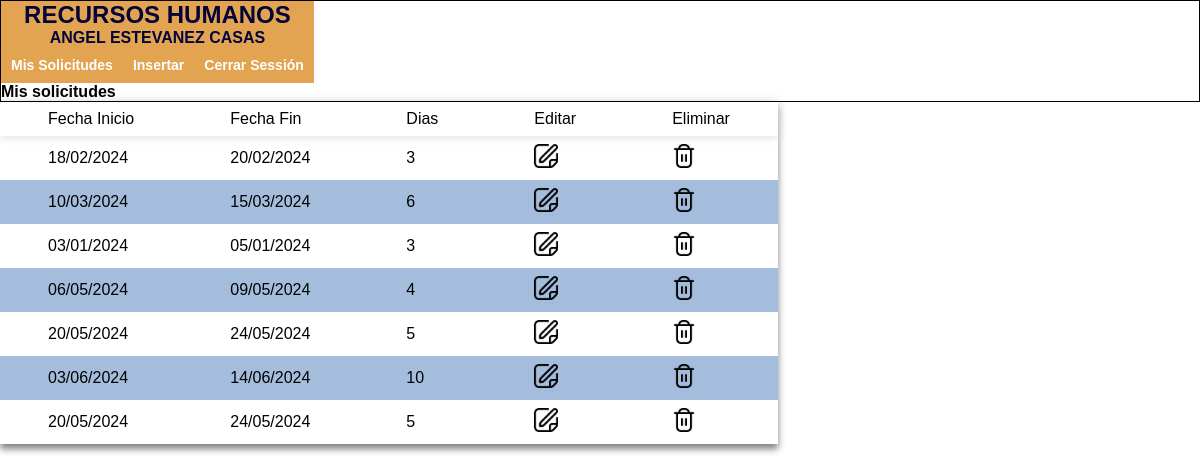
The app's page /apps/misSolicitudes.php (signed in) with its own data.
### tables this page shows
CREATE TABLE IF NOT EXISTS `personal` (
  `idPersonal` int(11) NOT NULL AUTO_INCREMENT,
  `apellidos` varchar(45) NOT NULL,
  `nombre` varchar(20) NOT NULL,
  `fecNac` date NOT NULL,
  `idCategoria` int(11) NOT NULL,
  PRIMARY KEY (`idPersonal`),
  KEY `fk_Personal_Categoria1` (`idCategoria`),
  CONSTRAINT `fk_Personal_Categoria1` FOREIGN KEY (`idCategoria`) REFERENCES `categoria` (`idCategoria`) ON DELETE NO ACTION ON UPDATE NO ACTION
);

CREATE TABLE IF NOT EXISTS `solicitud` (
  `idSolicitud` int(11) NOT NULL AUTO_INCREMENT,
  `fecSolicitud` date NOT NULL,
  `fecInicial` date NOT NULL,
  `fecFinal` date NOT NULL,
  `diasSolicitados` int(11) NOT NULL,
  `autorizado` tinyint(4) DEFAULT 0,
  `sustituto` tinyint(4) DEFAULT 0,
  `idPersonal` int(11) NOT NULL,
  PRIMARY KEY (`idSolicitud`),
  KEY `fk_Solicitudes_Personal1` (`idPersonal`),
  CONSTRAINT `fk_Solicitudes_Personal1` FOREIGN KEY (`idPersonal`) REFERENCES `personal` (`idPersonal`) ON DELETE NO ACTION ON UPDATE NO ACTION
);

### recursos/funciones.php (called while the page is built, shortened)
<?php
   function MostrarFecha ($Fecha)
   {
	   $dia=substr($Fecha, 8, 2);
	   $mes=substr($Fecha, 5, 2);
	   $ano=substr($Fecha, 0, 4);
	   $Fecha=$dia."/".$mes."/".$ano;
	   return $Fecha;
   }
?>

### apps/misSolicitudes.php (the view, shortened to what this page needs)
<?php session_start();
  include("../recursos/funciones.php");
?>
<!DOCTYPE html>
<html lang="es">
<head>
	<link rel="stylesheet" href="../recursos/estilos.css">
</head>
<body>
<div class="container">
  <div class="fila">
	  <div class="col-lg-12 col-md-12 col-sm-12 col-xs-12" style="font-weight:bold">
        <?php include("menu.php");?>
		<p>Mis solicitudes</p>
      </div>
  </div>
  <div class="rwd">
	<table class="rwd_auto">
		<thead>
			<tr>
				<td>Fecha Inicio</td><td>Fecha Fin</td><td>Dias</td><td>Editar</td><td>Eliminar</td>
			</tr>
		</thead>
		<?php
			include("../recursos/con_mysql.php");
			$sql="select s.idSolicitud, s.idPersonal, s.fecInicial, s.fecFinal, s.diasSolicitados from solicitud s where s.idPersonal=".$_SESSION['idPersonal'];
			$tabla=$db->query($sql);
			echo "<tbody>";
			while ( $registro=$tabla->fetch_assoc() ) {
				echo "<tr><td>".MostrarFecha($registro["fecInicial"])."</td><td>".MostrarFecha($registro["fecFinal"])."</td><td>".$registro["diasSolicitados"]."</td>";
				echo "<td><a href='editarSolicitud.php?id=".$registro["idSolicitud"]."'><img src='../img/iconos/editar.png' width=24px></a></td>";
				echo "<td><a href='misSolicitudes.php?id=".$registro["idSolicitud"]."' onclick='return confirmar()'><img src='../img/iconos/eliminar.png' width=24px></a></td></tr>";
			}
			echo "</tbody>";
		?>
	</table>
  </div>
</div>
</body>
</html>

### apps/menu.php (shortened to what this page needs)
<!DOCTYPE html>
<html lang="es">
<head>
	<link rel="stylesheet" href="../recursos/estilos.css">
</head>
<body>
  <div class="container">
    <header>
        <h2>RECURSOS HUMANOS</h2>
        <?php include('../recursos/con_mysql.php');
            $sql="SELECT nombre, apellidos FROM personal where idPersonal=".$_SESSION['idPersonal'];
            $tabla= $db->query($sql);
            $rows=$tabla->fetch_assoc();
            echo "<p>".$rows["nombre"].' '.$rows["apellidos"];
        ?>
        <nav>
            <?php
                if ($_SESSION['acceso']==1) {
                 echo "<ul>";
                   echo "<li><a href='misSolicitudes.php'>Mis Solicitudes</a></li>";
                   echo "<li><a href='insertarSolicitud.php'>Insertar</a></li>";
                }
                elseif ($_SESSION['acceso']==2) {
                    echo "<ul>";
                        echo "<li><a href='misSolicitudes.php'>Mis Solicitudes</a></li>";
                        echo "<li><a href='insertarSolicitud.php'>Insertar</a></li>";
                        echo "<li><a href='autorizadas.php'>Solicitudes Autorizadas</a></li>";
                }
                elseif ($_SESSION['acceso']==3) {
                    echo "<ul>";
                        echo "<li><a href='pendientes.php'>Solicitudes Pendientes</a></li>";
                        echo "<li><a href='sustituciones.php'>Sustituciones</a></li>";
                        echo "<li><a href='explotacion.php'>Informes</a></li>";
                }
                echo "<li><a href='../cerrarSesion.php'>Cerrar Sessión</a></li>";
                echo "</ul>";
            ?>
        </nav>
    </header>
  </div>
</body>
</html>

### recursos/estilos.css (style rules this page uses)
* { margin:0px; padding:0px; list-style: none; text-decoration: none; font-family: sans-serif; box-sizing: border-box; }
.container { position:relative; margin:auto; width:100%; height: auto; DISPLAY: FLEX; FLEX-WRAP: WRAP; }
.fila { position:relative; margin:auto; width:100%; height: auto; clear:both; display:table; }
[class*="col-"] { float:left; border:1px solid black; padding:0px; }
@media (min-width:1200px) { .col-lg-12 { width:100%; } }
header { background: rgba(215, 126, 8, 0.7); text-align: center; color:rgb(3, 3, 55); }
nav ul { list-style: none; overflow: hidden; }
nav ul li { float: left; font-family: Arial, sans-serif; font-size: 14px; }
nav ul li a { display: block; padding: 10px; color: #fff; text-decoration: none; }
table { border-collapse: collapse; width: 100%; box-shadow: 0 5px 7px gray; }
thead { box-shadow: 0px 0px 10px rgb(215, 212, 209); }
td { padding: 0.5rem 3rem; font-size: 1rem; }
tr:nth-child(even) { background-color: #a4bddd; }

### records on screen
personal: nombre "ANGEL", apellidos "ESTEVANEZ CASAS"
solicitud: fecInicial "18/02/2024", fecFinal "20/02/2024", diasSolicitados "3"
solicitud: fecInicial "10/03/2024", fecFinal "15/03/2024", diasSolicitados "6"
solicitud: fecInicial "03/01/2024", fecFinal "05/01/2024", diasSolicitados "3"
solicitud: fecInicial "06/05/2024", fecFinal "09/05/2024", diasSolicitados "4"
solicitud: fecInicial "20/05/2024", fecFinal "24/05/2024", diasSolicitados "5"
solicitud: fecInicial "03/06/2024", fecFinal "14/06/2024", diasSolicitados "10"
solicitud: fecInicial "20/05/2024", fecFinal "24/05/2024", diasSolicitados "5"
